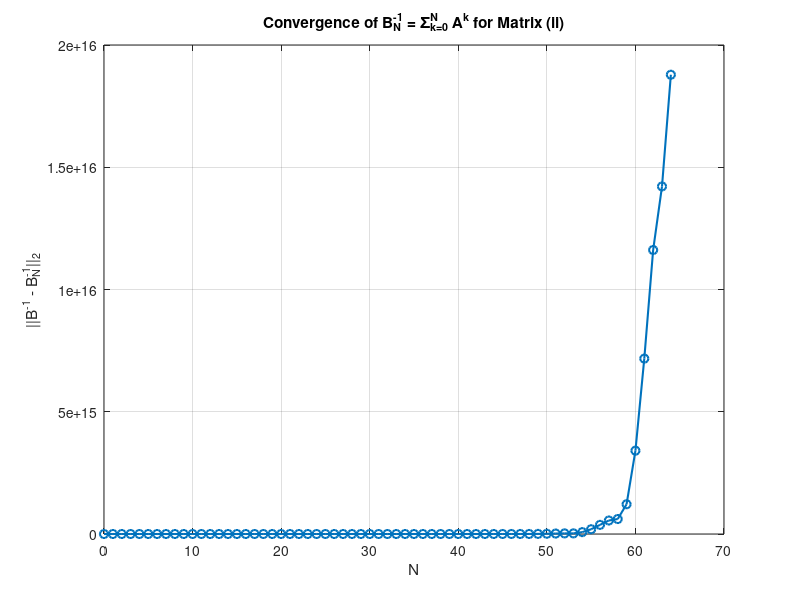

This figure's MATLAB source:
% Problem 7(b)

A = [-1/2 1; -2 -5/2];
I = eye(2);
B_inv = inv(I - A);     
tol = 1e-8;
Nmax = 64;
errors = zeros(Nmax+1,1);  

% start with A^0 = I
Ak = I;                  
% partial sum
S = Ak; 

for N = 0:Nmax
    err = norm(B_inv - S, 2);
    errors(N+1) = err;
    fprintf('N = %2d,  ||B^{-1} - B_N^{-1}||_2 = %.3e\n', N, err)
    if err < tol
        fprintf('Tolerance reached at N = %d\n', N);
        break
    end
    Ak = Ak * A;
    S = S + Ak;
end
                

figure;
plot(0:N, errors(1:N+1), 'o-', 'LineWidth', 1.5);
xlabel('N');
ylabel('||B^{-1} - B_N^{-1}||_2');
title('Convergence of B_N^{-1} = \Sigma_{k=0}^N A^k for Matrix (ii)');
grid on;


